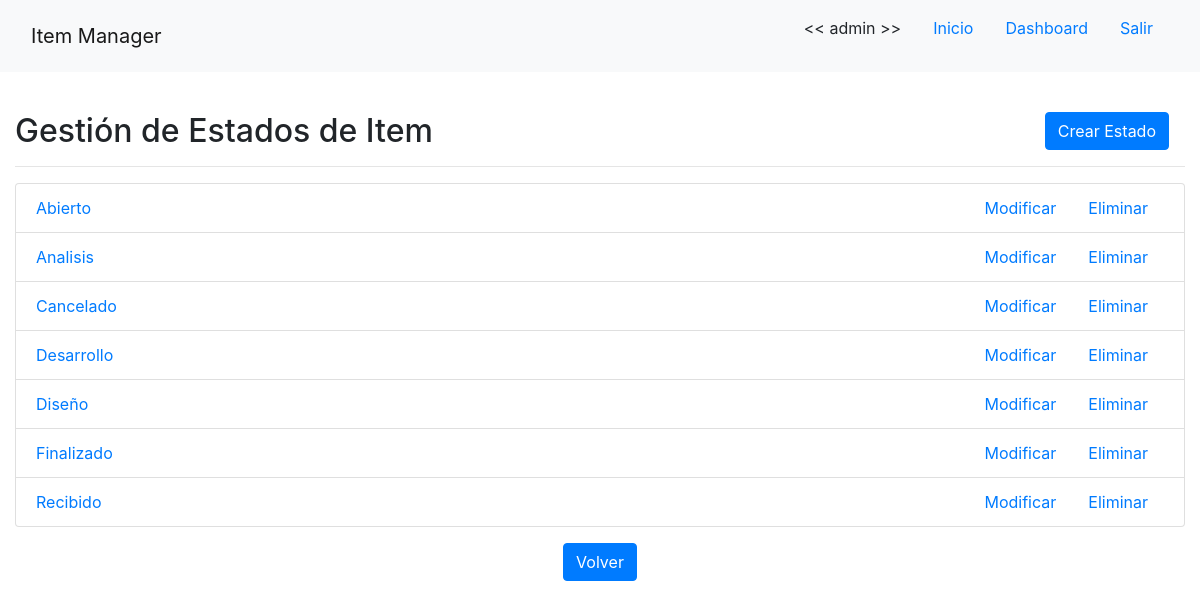
/estadoitem/ (signed in), run on an earlier commit of the app's database.
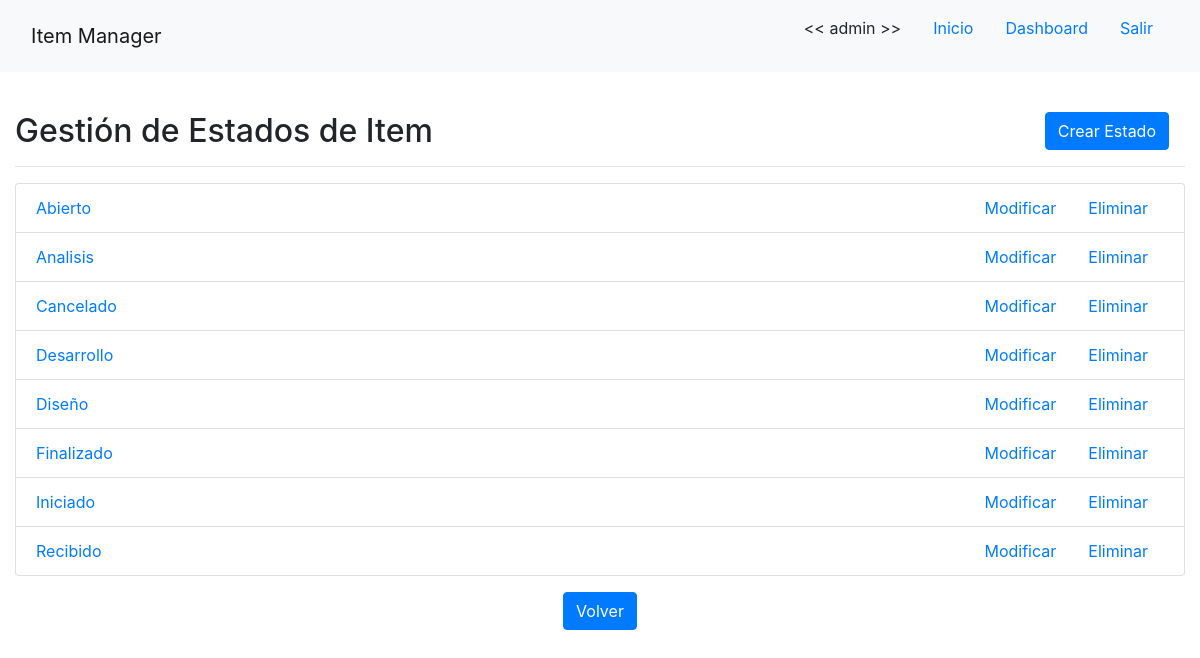
And on a later commit of the database.
### app/models/estado_item.py (models this page shows, shortened)
class EstadoItem(models.Model):
    nombre = models.CharField(verbose_name='nombre', max_length=255, unique=True)
    detalle = models.CharField(verbose_name='detalle', max_length=255)

### app/views/estado_item.py (the view)
# urls.py: path('estadoitem/', EstadoItemListView.as_view(), name='estadoitem-list'),
class EstadoItemListView(LoginRequiredMixin, ListView):
    template_name = 'app/estado_item_list.html'
    model = EstadoItem
    queryset = EstadoItem.objects.order_by('nombre')

### app/templates/app/estado_item_list.html (shortened to what this page needs)
{% extends 'base.html' %}
{% load crispy_forms_tags %}
{% block content %}
    {% if user.is_staff %}
    <br>
    <h2>Gestión de Estados de Item
    <div class="float-right"><a class="btn btn-primary mx-3 float-right" href="{% url 'estadoitem-create' %}">Crear Estado</a></div>
    </h2>
    <hr>
    <ul class="list-group">
        {% for estado in object_list %}
            <li class="list-group-item">
                <a href="{% url 'estadoitem-detail' estado.id %}">
                    <div class="float-left">{{ estado.nombre }}</div>
                </a>
                <div>
                    <a class="mx-3 float-right" href="{% url 'estadoitem-delete' estado.id %}">Eliminar</a>
                    <a class="mx-3 float-right" href="{% url 'estadoitem-update' estado.id %}">Modificar</a>
                </div>
            </li>
        {% endfor %}
    </ul>
    <div class="text-center mt-3">
        <a class="btn btn-primary" href="{% url 'dashboard' %}">Volver</a>
    </div>
    {% else %}
        <br>
        <h2>No tiene los permisos necesarios para ver esta página!</h2>
        <a class="btn btn-primary" href="{% url 'home' %}">Volver al Inicio</a>
    {% endif %}
{% endblock %}

What changed in the data, as far as the page shows it:
added EstadoItem: nombre "Iniciado"
